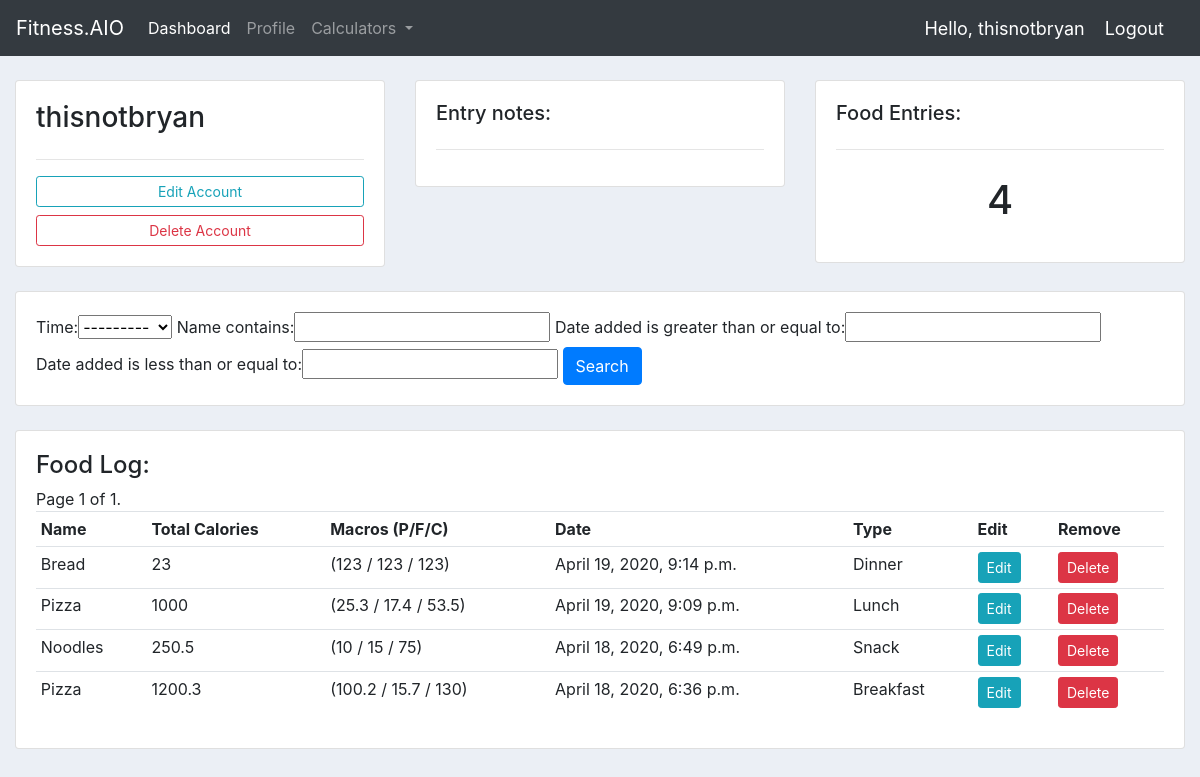
/profile/ (signed in), run on the app's committed database.
### foodEntry/models.py (models this page shows, shortened)
class FoodItem(models.Model):
    TIME_EATEN = [
        ('Breakfast','Breakfast'),
        ('Lunch', 'Lunch'),
        ('Dinner', 'Dinner'),
        ('Snack','Snack')
    ]
    user = models.ForeignKey(User, null=True, on_delete=models.CASCADE)
    name = models.CharField(max_length = 200)
    date_added = models.DateTimeField(auto_now_add=True)
    calories = models.CharField(max_length=7)
    protein = models.CharField(max_length=5)
    fat = models.CharField(max_length=5)
    carbohydrates = models.CharField(max_length=5)
    time = models.CharField(max_length = 200, choices = TIME_EATEN, null = True)

### pages/views.py (the view)
# urls.py: path('profile/', profilePage_view, name='profile-page'),
@login_required
def profilePage_view(request):
    userProfile = request.user.profile
    foodlist = FoodItem.objects.filter(user=request.user).order_by('-date_added')
    numberOfEntries = len(foodlist)
    foodFilter = FoodItemFilter(request.GET, queryset=foodlist)
    foodlist = foodFilter.qs
    paginator = Paginator(foodlist, 5)
    page_number = request.GET.get('page')
    page_obj = paginator.get_page(page_number)
    return render(request, 'profile.html',{
        'userProfile' : userProfile,
        'foodlist' : foodlist,
        'foodFilter' : foodFilter,
        'number_of_food': numberOfEntries,
        'page_obj' : page_obj,
    })

### templates/profile.html (shortened to what this page needs)
{% extends 'base.html' %}
{% block content %}
<br>
<div class="row">
    <div class="col-md">
        <div class="card card-body">
            <h3>{{user.username}}</h3>
            <hr>
            <a class="btn btn-outline-info  btn-sm btn-block" href="{% url 'registration:update-profile' %}">Edit Account</a>
            <a class="btn btn-outline-danger  btn-sm btn-block" href="{% url 'registration:update-profile' %}">Delete Account</a>
        </div>
    </div>
    <div class="col-md">
        <div class="card card-body">
            <h5>Entry notes:</h5>
            <hr>
        </div>
    </div>
    <div class="col-md">
        <div class="card card-body">
            <h5>Food Entries:</h5>
            <hr>
            <h1 style="text-align: center;padding: 10px">{{number_of_food}}</h1>
        </div>
    </div>
</div>
<br>
<div class="row">
    <div class="col">
        <div class="card card-body">
            <form method="get">
                {{foodFilter.form}}
                <button class="btn btn-primary" type="submit">Search</button>
            </form>
        </div>
    </div>
</div>
<br>
<div class="row">
    <div class="col-md">
        <div class="card card-body">
            <h4>Food Log:</h5>
            <table class="table table-sm">
                <tr>
                    <th>Name</th>
                    <th>Total Calories</th>
                    <th>Macros (P/F/C) </th>
                    <th>Date</th>
                    <th>Type</th>
                    <th>Edit</th>
                    <th>Remove</th>
                </tr>
                {% if user.is_authenticated %}
                {% for foodItems in page_obj  %}
                <tr>
                    <td>{{foodItems.name}}</td>
                    <td>{{foodItems.calories}}</td>
                    <td>({{foodItems.protein}} / {{foodItems.fat}} / {{foodItems.carbohydrates}})</td>
                    <td>{{foodItems.date_added}}</td>
                    <td>{{foodItems.time}}</td>
                    <td><a class="btn btn-sm btn-info" href=" {% url 'update-food' foodItems.id%} ">Edit</a></td>
                    <td><a class="btn btn-sm btn-danger" href="{% url 'delete-food' foodItems.id%}">Delete</a></td>
                </tr>
                {% endfor %}
                {% endif %}
                <div class="pagination">
                    <span class="step-links">
                        <span class="current">
                            Page {{ page_obj.number }} of {{ page_obj.paginator.num_pages }}.
                        </span>
                    </span>
                </div>
            </table>
        </div>
    </div>
</div>
{% endblock %}

### templates/base.html (shortened to what this page needs)
{% load static %}
<!DOCTYPE html>
<html lang="en">
<head>
    <link rel="stylesheet" href="https://stackpath.bootstrapcdn.com/bootstrap/4.3.1/css/bootstrap.min.css"
>
    <link rel="stylesheet" href="{% static 'css/main.css' %}" type="text/css">
</head>
<body>
    {% include 'navbar.html'%}
    <div class="container-fluid">
        {% block content %}
        {% endblock %}
    </div>
</body>
</html>

### templates/navbar.html (shortened to what this page needs)
<nav class="navbar navbar-expand-lg navbar-dark bg-dark">
    <a class="navbar-brand" href="{% url 'homeView' %}">Fitness.AIO</a>
    <div class="collapse navbar-collapse" id="navbarNavDropdown">
        <ul class="navbar-nav">
            <li class="nav-item active">
                <a class="nav-link" href="{% url 'homeView' %}">Dashboard <span class="sr-only">(current)</span></a>
            </li>
            <li class="nav-item">
                <a class="nav-link" href="{% url 'profile-page' %}">Profile</a>
            </li>
            <li class="nav-item dropdown">
                <a class="nav-link dropdown-toggle" href="#" id="navbarDropdownMenuLink" data-toggle="dropdown"
                    aria-haspopup="true" aria-expanded="false">
                    Calculators
                </a>
            </li>
        </ul>
    </div>
    {% if user.is_authenticated %}
        <span class="hello-msg">Hello, {{request.user}}</span>
        <span><a class="hello-msg" href="{% url 'logout' %}">Logout</a></span>
    {% else %}
        <span><a class="hello-msg" href="{% url 'login' %}">Login</a></span>
    {% endif %}
</nav>

### static/css/main.css (style rules this page uses)
body { background-color: #ebeff5; }

### templates/navbar.html (style rules this page uses)
.hello-msg { font-size: 18px; color: #fff; margin-right: 20px; }

### data on the page
FoodItem: name "Bread", calories "23", protein "123", fat "123", carbohydrates "123", date_added "April 19, 2020, 9:14 p.m.", time "Dinner"
FoodItem: name "Pizza", calories "1000", protein "25.3", fat "17.4", carbohydrates "53.5", date_added "April 19, 2020, 9:09 p.m.", time "Lunch"
FoodItem: name "Noodles", calories "250.5", protein "10", fat "15", carbohydrates "75", date_added "April 18, 2020, 6:49 p.m.", time "Snack"
FoodItem: name "Pizza", calories "1200.3", protein "100.2", fat "15.7", carbohydrates "130", date_added "April 18, 2020, 6:36 p.m.", time "Breakfast"

### other printed values
{{ request.user }} "thisnotbryan"
{{ user.username }} "thisnotbryan"
{{ number_of_food }} "4"
{{ page_obj.number }} "1"
{{ page_obj.paginator.num_pages }} "1"
